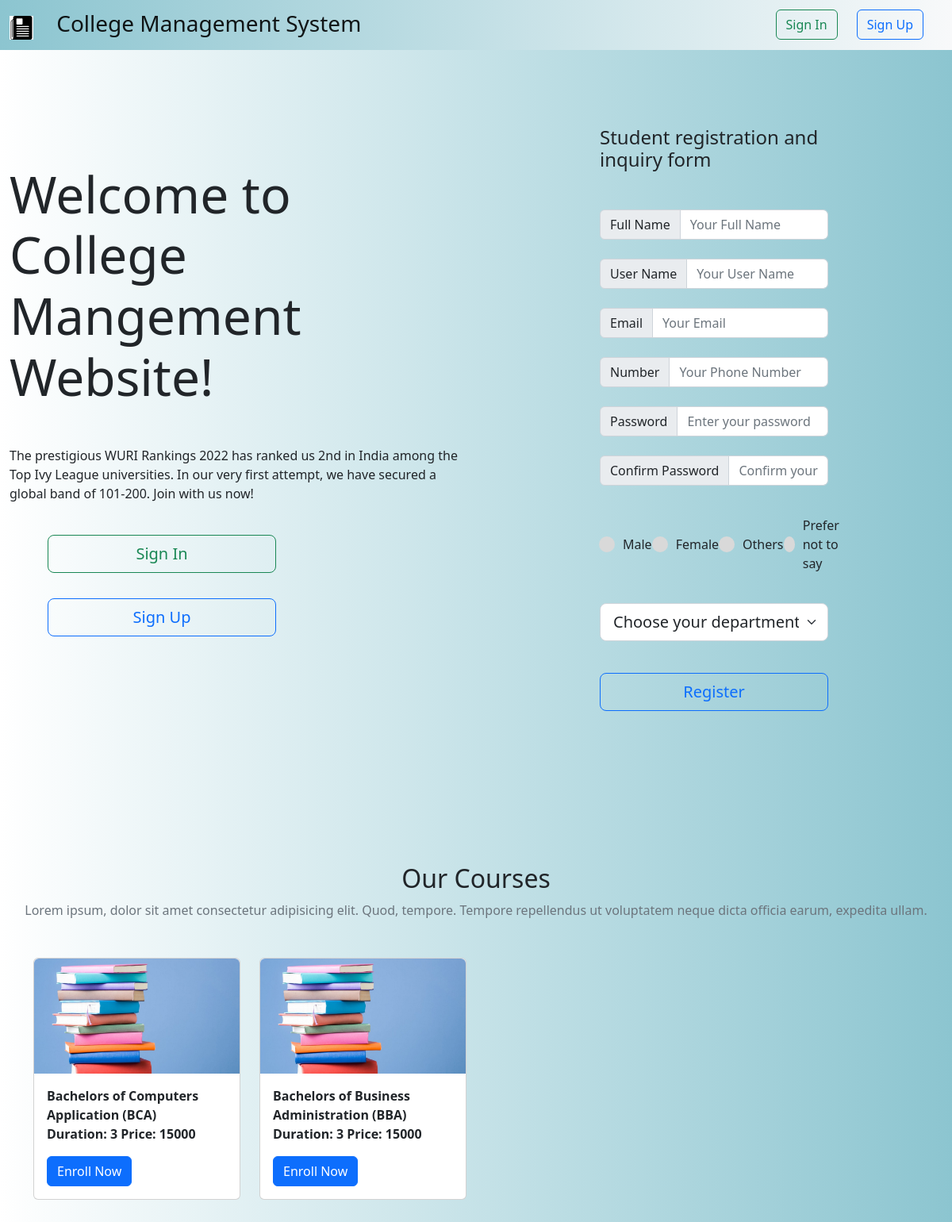
The page / on the database its author committed.
### tables this page shows
CREATE TABLE IF NOT EXISTS `courses` (
  `id` int NOT NULL AUTO_INCREMENT,
  `course_name` text NOT NULL,
  `category` text NOT NULL,
  `duration` int NOT NULL,
  `price` int NOT NULL,
  `date_added` datetime NOT NULL DEFAULT CURRENT_TIMESTAMP,
  `course_image` text NOT NULL,
  PRIMARY KEY (`id`)
);

### index.php (the view, shortened to what this page needs)
<?php include('includes/config.php'); ?>
<!DOCTYPE html>
<html lang="en">
<head>
  <link href="https://cdn.jsdelivr.net/npm/bootstrap@5.2.0-beta1/dist/css/bootstrap.min.css" rel="stylesheet">
  <link rel="stylesheet" href="style.css">
</head>
<body style="background: linear-gradient(-450deg, #8cc5d0, transparent);">
  <nav class="navbar navbar-expand-lg bg-light" style="background: linear-gradient(450deg, #8cc5d0, transparent);">
    <div class="container-fluid">
      <a href="index.php" class="navbar-brand">
        <img id="college-logo" src="images/logo.svg" alt="College Logo" draggable="false" height="30" />
        <span class="mx-4 h3">College Management System</span>
      </a>
      <div class="collapse navbar-collapse" id="navbarSupportedContent">
        <?php if (!isset($_SESSION['signIn']) and !isset($_SESSION['student'])) { ?>
          <form class="d-flex float-right" role="search">
            <a class="btn btn-outline-success me-4" href="signIn.php">Sign In</a>
            <a class="btn btn-outline-primary me-4" href="signUp.php">Sign Up</a>
          </form>
        <?php } ?>
      </div>
    </div>
  </nav>
  <div class="container-fluid my-5">
    <div class="row">
      <div class="col-lg-6 my-5">
        <h1 class="display-3 my-5">Welcome to College Mangement Website!</h1>
        <p class="my-4">The prestigious WURI Rankings 2022 has ranked us 2nd in India among the Top Ivy League
          universities. In our very first attempt, we have secured a global band of 101-200. Join with us now!</p>
        <?php if (!isset($_SESSION['signIn']) and !isset($_SESSION['student'])) { ?>
          <a href="signIn.php" class="btn btn-lg btn-outline-success my-3 mx-5 col-lg-6">Sign In </a>
          <a href="signUp.php" class="btn btn-lg btn-outline-primary my-3 mx-5 col-lg-6">Sign Up </a>
        <?php } ?>
      </div>
      <?php if (!isset($_SESSION['signIn']) and !isset($_SESSION['student'])) { ?>
        <div class="col-lg-6 my-5">
          <div class="w-50 mx-auto">
            <h4>Student registration and inquiry form</h4>
            <form action="#" method="POST" class="my-5">
              <div class="input-group mb-4">
                <span class="input-group-text" id="fullName">Full Name</span>
                <input type="text" class="form-control" placeholder="Your Full Name" aria-label="fullName" aria-describedby="fullName" required>
              </div>
              <div class="input-group mb-4">
                <span class="input-group-text" id="userName">User Name</span>
                <input type="text" class="form-control" placeholder="Your User Name" aria-label="userName" aria-describedby="userName" required>
              </div>
              <div class="input-group mb-4">
                <span class="input-group-text" id="email">Email</span>
                <input type="email" class="form-control" placeholder="Your Email" aria-label="email" aria-describedby="email" required>
              </div>
              <div class="input-group mb-4">
                <span class="input-group-text" id="phNumber">Number</span>
                <input type="tel" class="form-control" placeholder="Your Phone Number" aria-label="phNumber" aria-describedby="phNumber" required>
              </div>
              <div class="input-group mb-4">
                <span class="input-group-text" id="pWord">Password</span>
                <input type="password" class="form-control" placeholder="Enter your password" aria-label="pWord" aria-describedby="pWord" required>
              </div>
              <div class="input-group mb-4">
                <span class="input-group-text" id="confPass">Confirm Password</span>
                <input type="password" class="form-control" placeholder="Confirm your password" aria-label="confPass" aria-describedby="confPass" required>
              </div>
              <div class="input-group mb-4 gender-details">
                <div class="category">
                  <label for="male">
                    <span class="dot one"></span>
                    <span class="gender">Male</span>
                  </label>
                  <label for="female">
                    <span class="dot two"></span>
                    <span class="gender">Female</span>
                  </label>
                  <label for="others">
                    <span class="dot three"></span>
                    <span class="gender">Others</span>
                  </label>
                  <label for="undefined">
                    <span class="dot four"></span>
                    <span class="gender">Prefer not to say</span>
                  </label>
                </div>
              </div>
              <div class="input-group mb-4">
                <select class="form-select form-select-lg mb-3" aria-label=".form-select-lg example">
                  <option hidden="true">Choose your department</option>
                </select>
              </div>
              <div class="input-group mb-4">
                <input type="submit" class="btn btn-lg btn-outline-primary col-12" value="Register">
              </div>
            </form>
          </div>
        </div>
    </div>
  </div>
<?php } ?>
<section class="py-5">
  <div class="text-center mb-5">
    <h2 class="font-weight-bold">Our Courses</h2>
    <p class="text-muted">Lorem ipsum, dolor sit amet consectetur adipisicing elit. Quod, tempore. Tempore repellendus ut voluptatem neque dicta officia earum, expedita ullam.</p>
  </div>
  <div class="container">
    <div class="row">
      <?php
      $query = mysqli_query($con, "SELECT * FROM courses ORDER BY id DESC LIMIT 0, 8");
      while($course = mysqli_fetch_object($query)) {
      ?>
      <div class="col-lg-3 mb-4">
        <div class="card">
          <div><img src="dist/uploads/<?php echo $course->course_image; ?>" class="img-fluid rounded-top" alt="Course Picture"></div>
          <div class="card-body">
            <b><?php echo $course->course_name; ?></b>
            <p class="card-text">
              <b>Duration: <?php echo $course->duration; ?></b>
              <b>Price: <?php echo $course->price ?></b>
            </p>
            <button class="btn btn-primary">Enroll Now</button>
          </div>
        </div>
      </div>
      <?php } ?>
    </div>
  </div>
</section>
</body>
</html>

### style.css (style rules this page uses)
form .gender-details .category { display: flex; width: 80%; margin: 14px 0; justify-content: space-between; }
.gender-details .category label { display: flex; align-items: center; }
.gender-details .category .dot { height: 20px; width: 20px; background: #D9D9D9; border-radius: 50%; margin-right: 10px; border: 5px solid transparent; transition: all 0.3s ease; }

### rows shown on the page
courses: course_image (picture), course_name "Bachelors of Computers Application (BCA)", duration "3", price "15000"
courses: course_image (picture), course_name "Bachelors of Business Administration (BBA)", duration "3", price "15000"
